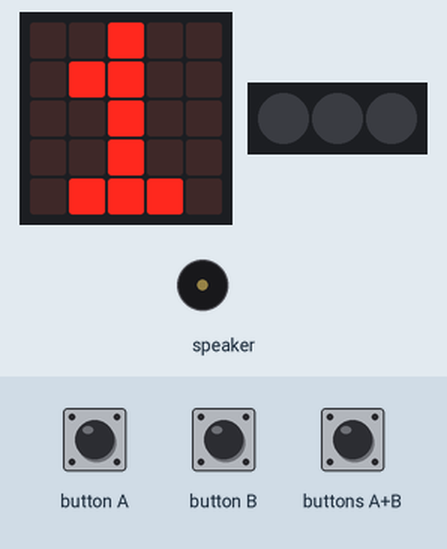
Recording of a program running on a simulated Calliope mini (MakeCode). Parts: the board's 5×5 LED display, 3 RGB LEDs in strip order, left to right, buzzer (waves = sounding). The test bench sets the inputs (shaded band). Random numbers come from a fixed seed.

Above: at 1.3 s.
1.4 s: buttons A+B pressed for 0.15 s
At 3.4 s:
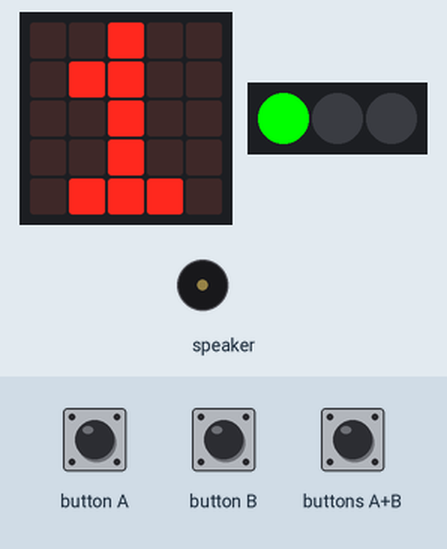
4.1 s: buttons A+B pressed for 1 s
At 7.0 s:
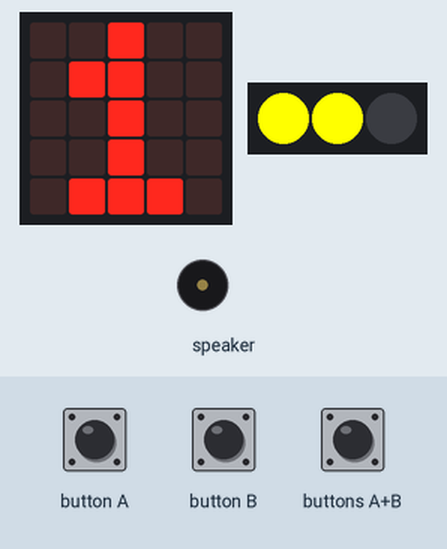
7.6 s: button B pressed for 0.15 s
At 9.1 s:
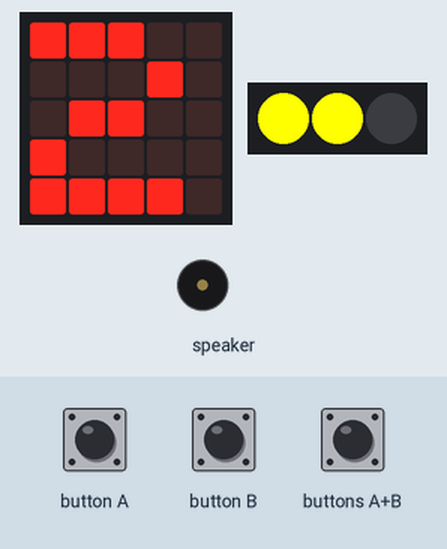
9.3 s: buttons A+B pressed for 0.15 s
At 11.3 s:
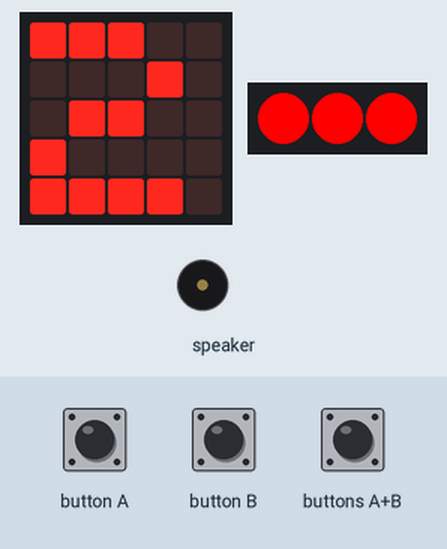
11.8 s: buttons A+B pressed for 0.15 s
At 13.1 s:
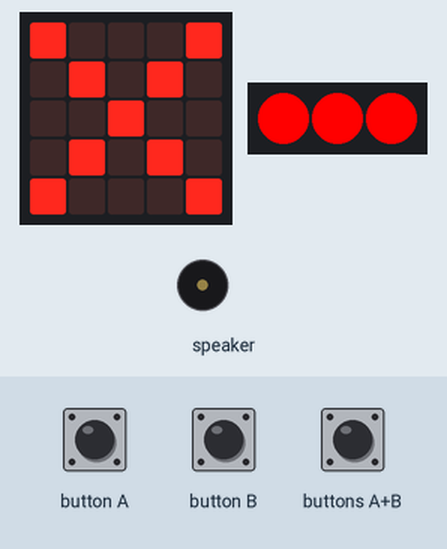
14.9 s: button B pressed for 0.15 s
At 16.1 s:
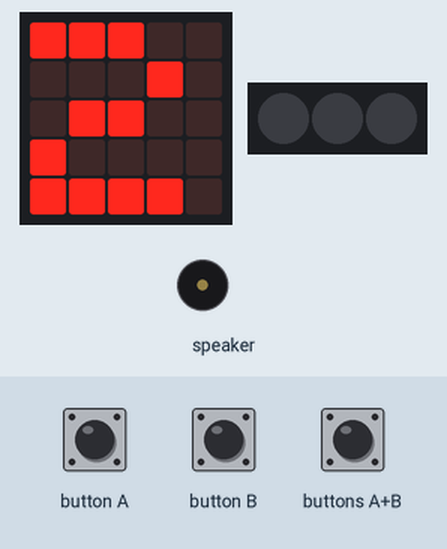
Timing chart, 0 to 17.6 s (numbered marks = the images above; inputs shaded):
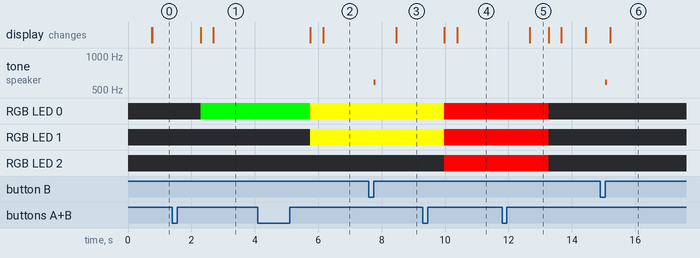

Measured:
- after the input at 1.4 s, RGB LED 0: off → RGB(0, 255, 0) after 0.89 s; the display: first changes after 0.89 s (image 1 shows a later state)
- after the input at 4.1 s, RGB LED 0: RGB(0, 255, 0) → RGB(255, 255, 0) after 1.7 s; RGB LED 1: off → RGB(255, 255, 0) after 1.7 s; the display: first changes after 1.7 s (image 2 shows a later state)
- after the input at 7.6 s, tone on speaker: silent → 587 Hz after 0.15 s, → silent 0.06 s later; the display: changes after 0.86 s (image 3)
- after the input at 9.3 s, RGB LED 0, RGB LED 1: RGB(255, 255, 0) → RGB(255, 0, 0) after 0.68 s; RGB LED 2: off → RGB(255, 0, 0) after 0.68 s; the display: first changes after 0.68 s (image 4 shows a later state)
- after the input at 11.8 s, RGB LED 0–2: RGB(255, 0, 0) → off after 1.5 s; the display: changes after 0.87 s (image 5)
- after the input at 14.9 s, tone on speaker: silent → 587 Hz after 0.15 s, → silent 0.06 s later; the display: changes after 0.31 s (image 6)
- what the display in image 5 shows lasts 0.6 s, from 12.7 s to 13.3 s

The program:

main.ts
```typescript
input.onButtonEvent(Button.A, input.buttonEventClick(), function () {
    ответ += -1
    music.playTone(220, music.beat(BeatFraction.Eighth))
})
input.onButtonEvent(Button.AB, input.buttonEventClick(), function () {
    if (загадано < ответ) {
        попытки += 1
        basic.showLeds(`
            . . # . .
            . . # . .
            # # # # #
            . # # # .
            . . # . .
            `)
    } else if (загадано == ответ) {
        for (let index = 0; index < 1; index++) {
            basic.showIcon(IconNames.Yes, 300)
            basic.showString("restart")
            попытки = 0
            ответ = 0
            загадано = randint(1, 9)
            попытки = 0
        }
    } else {
        попытки += 1
        basic.showLeds(`
            . . # . .
            . # # # .
            # # # # #
            . . # . .
            . . # . .
            `)
    }
})
input.onButtonEvent(Button.B, input.buttonEventClick(), function () {
    ответ += 1
    music.playTone(587, music.beat(BeatFraction.Eighth))
})
let ответ = 0
let загадано = 0
let попытки = 0
music.setVolume(18)
for (let index = 0; index < 1; index++) {
    попытки = 0
    загадано = randint(1, 9)
    ответ = 0
}
basic.forever(function () {
    basic.showNumber(ответ)
    if (ответ < 1) {
        ответ = 1
    } else if (ответ > 9) {
        ответ = 9
    }
    if (попытки > 3) {
        basic.showIcon(IconNames.No)
        попытки = 0
        ответ = 0
        загадано = randint(1, 9)
    }
    if (попытки == 1) {
        basic.setLedColors(0x00ff00, 0x000000, 0x000000)
    } else if (попытки == 2) {
        basic.setLedColors(0xffff00, 0xffff00, 0x000000)
    } else if (попытки == 3) {
        basic.setLedColors(0xff0000, 0xff0000, 0xff0000)
    } else {
        basic.setLedColors(0x000000, 0x000000, 0x000000)
    }
})
```

test.ts
```typescript
// здесь помещаются тесты; они не будут скомпилированы, пока пакет используется в качестве расширения.
```
